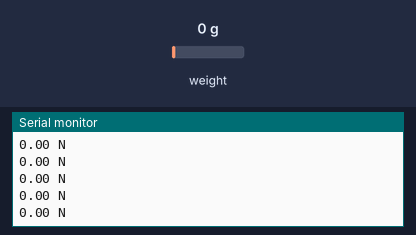
Bench run of a sketch on a simulated Arduino Uno, built with avr-gcc and run on an emulated ATmega328P. Parts: the last lines printed to the serial monitor. The test bench sets the inputs (shaded band); at power-on: weight on the scale 0 g.

Above: at 3.2 s.
3.3 s: weight on the scale set to 100 g
At 3.31 s:
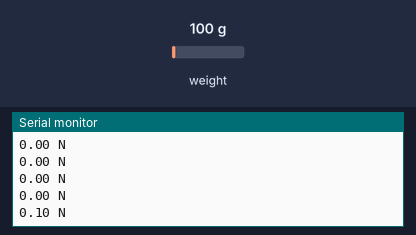
4.8 s: weight on the scale set to 1250 g
At 4.82 s:
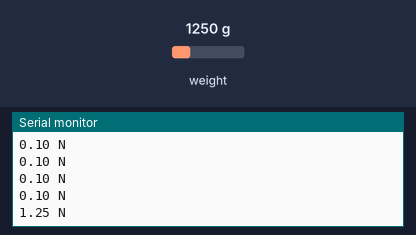
Timing chart, 0 to 7.8 s (numbered marks = the images above; inputs shaded):
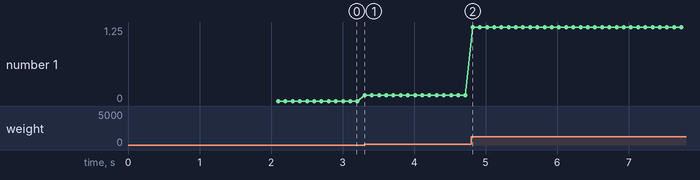

The sketch:

UnderwaterThrustMeasurement.ino
```cpp
// Author: Wei Ting Teo
// Uses HX711 Library written by Bogdan Necula
#include <HX711.h>


// Define system I/O pins
#define DOUT  2
#define CLK  3

// Initialise ADC Load Cell object
HX711 scale;

// Global parameters
float calibration_factor = -69100; // Do not change this!!! This has been callibrated for the current setup


void setup() {

  Serial.begin(115200);

  // Begin load cell operation
  scale.begin(DOUT, CLK);
  scale.set_scale();
  scale.tare(); //Reset the scale to 0

  long zero_factor = scale.read_average(); //Get a baseline reading
  Serial.print("Zero factor: "); //This can be used to remove the need to tare the scale. Useful in permanent scale projects.
  Serial.println(zero_factor);
}

void loop() {
  scale.set_scale(calibration_factor); //Adjust to this calibration factor

  Serial.print(scale.get_units(), 2);
  Serial.print(" N"); //Change this to kg and re-adjust the calibration factor if you follow SI units like a sane person
  Serial.println();


}
```

Measured:
- after the input at 3.3 s, the serial monitor: prints a new line at once (image 1)
- after the input at 4.8 s, the serial monitor: prints a new line at once (image 2)
- plotted number 1: 0 → 0.1 after the input at 3.3 s, 0.1 → 1.25 after the input at 4.8 s
